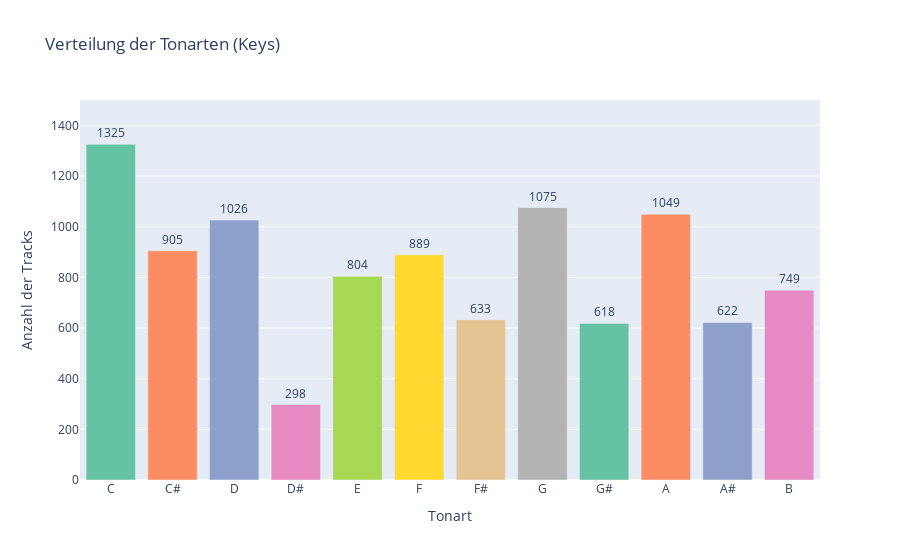

Source (notebook cell):
### Markdown cell above
### Verteilung der Tonarten

### Code cell
import plotly.express as px
import pandas as pd

# Zähle die Anzahl der Tracks für jede Tonart
key_counts = df1['Key'].value_counts().sort_index()

# Erstelle ein DataFrame für Plotly
df_plot = pd.DataFrame({
    'Tonart': key_counts.index,
    'Anzahl der Tracks': key_counts.values
})

# Definiere die Zuordnung von Zahlen zu Tonarten
key_mapping = {0: 'C', 1: 'C#', 2: 'D', 3: 'D#', 4: 'E', 5: 'F', 6: 'F#', 7: 'G', 8: 'G#', 9: 'A', 10: 'A#', 11: 'B'}

# Aktualisiere die Tonarten im DataFrame
df_plot['Tonart'] = df_plot['Tonart'].map(key_mapping)

# Erstelle das Balkendiagramm mit Plotly
fig = px.bar(df_plot, x='Tonart', y='Anzahl der Tracks',
             title='Verteilung der Tonarten (Keys)',
             labels={'Tonart': 'Tonart', 'Anzahl der Tracks': 'Anzahl der Tracks'},
             text='Anzahl der Tracks',
             color='Tonart',  # Färbe die Balken nach Tonart
             color_discrete_sequence=px.colors.qualitative.Set2)  # Verwende eine kategorische Farbpalette

# Füge Mouseover-Informationen hinzu
fig.update_traces(texttemplate='%{text}', textposition='outside')

# Setze die y-Achse auf einen Maximalwert von 1500
fig.update_layout(yaxis=dict(range=[0, 1500]))
fig.update_layout(showlegend=False)

# Zeige das Diagramm an
fig.show()

### Figure 1 — Plotly figure (JSON) as saved in the notebook; plotly's stock layout.template omitted (floating-point values rounded to 4 significant figures)
{"data": [{"hovertemplate": "Tonart=%{x}<br>Anzahl der Tracks=%{text}<extra></extra>", "legendgroup": "C", "marker": {"color": "rgb(102,194,165)", "pattern": {"shape": ""}}, "name": "C", "orientation": "v", "showlegend": true, "text": [1325.0], "textposition": "outside", "texttemplate": "%{text}", "type": "bar", "x": ["C"], "xaxis": "x", "y": [1325], "yaxis": "y"}, {"hovertemplate": "Tonart=%{x}<br>Anzahl der Tracks=%{text}<extra></extra>", "legendgroup": "C#", "marker": {"color": "rgb(252,141,98)", "pattern": {"shape": ""}}, "name": "C#", "orientation": "v", "showlegend": true, "text": [905.0], "textposition": "outside", "texttemplate": "%{text}", "type": "bar", "x": ["C#"], "xaxis": "x", "y": [905], "yaxis": "y"}, {"hovertemplate": "Tonart=%{x}<br>Anzahl der Tracks=%{text}<extra></extra>", "legendgroup": "D", "marker": {"color": "rgb(141,160,203)", "pattern": {"shape": ""}}, "name": "D", "orientation": "v", "showlegend": true, "text": [1026.0], "textposition": "outside", "texttemplate": "%{text}", "type": "bar", "x": ["D"], "xaxis": "x", "y": [1026], "yaxis": "y"}, {"hovertemplate": "Tonart=%{x}<br>Anzahl der Tracks=%{text}<extra></extra>", "legendgroup": "D#", "marker": {"color": "rgb(231,138,195)", "pattern": {"shape": ""}}, "name": "D#", "orientation": "v", "showlegend": true, "text": [298.0], "textposition": "outside", "texttemplate": "%{text}", "type": "bar", "x": ["D#"], "xaxis": "x", "y": [298], "yaxis": "y"}, {"hovertemplate": "Tonart=%{x}<br>Anzahl der Tracks=%{text}<extra></extra>", "legendgroup": "E", "marker": {"color": "rgb(166,216,84)", "pattern": {"shape": ""}}, "name": "E", "orientation": "v", "showlegend": true, "text": [804.0], "textposition": "outside", "texttemplate": "%{text}", "type": "bar", "x": ["E"], "xaxis": "x", "y": [804], "yaxis": "y"}, {"hovertemplate": "Tonart=%{x}<br>Anzahl der Tracks=%{text}<extra></extra>", "legendgroup": "F", "marker": {"color": "rgb(255,217,47)", "pattern": {"shape": ""}}, "name": "F", "orientation": "v", "showlegend": true, "text": [889.0], "textposition": "outside", "texttemplate": "%{text}", "type": "bar", "x": ["F"], "xaxis": "x", "y": [889], "yaxis": "y"}, {"hovertemplate": "Tonart=%{x}<br>Anzahl der Tracks=%{text}<extra></extra>", "legendgroup": "F#", "marker": {"color": "rgb(229,196,148)", "pattern": {"shape": ""}}, "name": "F#", "orientation": "v", "showlegend": true, "text": [633.0], "textposition": "outside", "texttemplate": "%{text}", "type": "bar", "x": ["F#"], "xaxis": "x", "y": [633], "yaxis": "y"}, {"hovertemplate": "Tonart=%{x}<br>Anzahl der Tracks=%{text}<extra></extra>", "legendgroup": "G", "marker": {"color": "rgb(179,179,179)", "pattern": {"shape": ""}}, "name": "G", "orientation": "v", "showlegend": true, "text": [1075.0], "textposition": "outside", "texttemplate": "%{text}", "type": "bar", "x": ["G"], "xaxis": "x", "y": [1075], "yaxis": "y"}, {"hovertemplate": "Tonart=%{x}<br>Anzahl der Tracks=%{text}<extra></extra>", "legendgroup": "G#", "marker": {"color": "rgb(102,194,165)", "pattern": {"shape": ""}}, "name": "G#", "orientation": "v", "showlegend": true, "text": [618.0], "textposition": "outside", "texttemplate": "%{text}", "type": "bar", "x": ["G#"], "xaxis": "x", "y": [618], "yaxis": "y"}, {"hovertemplate": "Tonart=%{x}<br>Anzahl der Tracks=%{text}<extra></extra>", "legendgroup": "A", "marker": {"color": "rgb(252,141,98)", "pattern": {"shape": ""}}, "name": "A", "orientation": "v", "showlegend": true, "text": [1049.0], "textposition": "outside", "texttemplate": "%{text}", "type": "bar", "x": ["A"], "xaxis": "x", "y": [1049], "yaxis": "y"}, {"hovertemplate": "Tonart=%{x}<br>Anzahl der Tracks=%{text}<extra></extra>", "legendgroup": "A#", "marker": {"color": "rgb(141,160,203)", "pattern": {"shape": ""}}, "name": "A#", "orientation": "v", "showlegend": true, "text": [622.0], "textposition": "outside", "texttemplate": "%{text}", "type": "bar", "x": ["A#"], "xaxis": "x", "y": [622], "yaxis": "y"}, {"hovertemplate": "Tonart=%{x}<br>Anzahl der Tracks=%{text}<extra></extra>", "legendgroup": "B", "marker": {"color": "rgb(231,138,195)", "pattern": {"shape": ""}}, "name": "B", "orientation": "v", "showlegend": true, "text": [749.0], "textposition": "outside", "texttemplate": "%{text}", "type": "bar", "x": ["B"], "xaxis": "x", "y": [749], "yaxis": "y"}], "layout": {"autosize": true, "barmode": "relative", "legend": {"title": {"text": "Tonart"}, "tracegroupgap": 0}, "showlegend": false, "title": {"text": "Verteilung der Tonarten (Keys)"}, "xaxis": {"anchor": "y", "autorange": true, "categoryarray": ["C", "C#", "D", "D#", "E", "F", "F#", "G", "G#", "A", "A#", "B"], "categoryorder": "array", "domain": [0, 1], "range": [-0.5, 11.5], "title": {"text": "Tonart"}, "type": "category"}, "yaxis": {"anchor": "x", "domain": [0, 1], "range": [0, 1500], "title": {"text": "Anzahl der Tracks"}, "type": "linear"}}}
